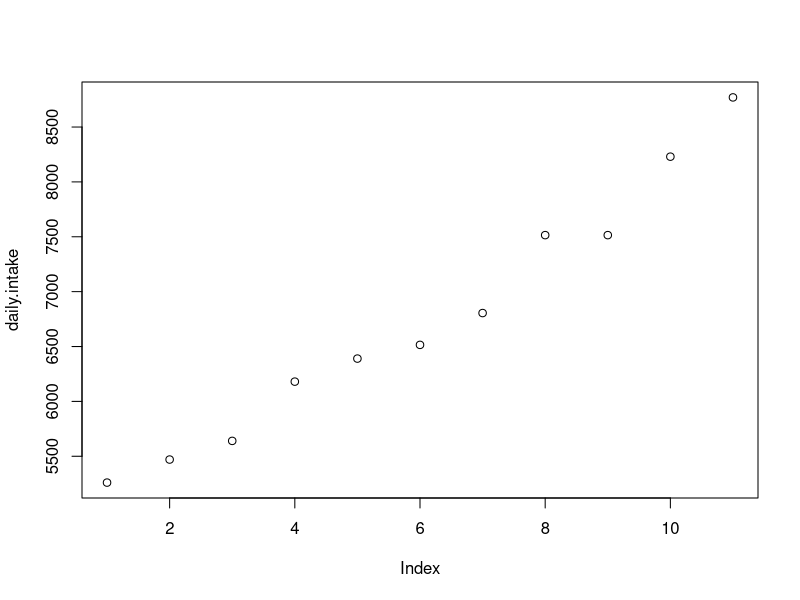
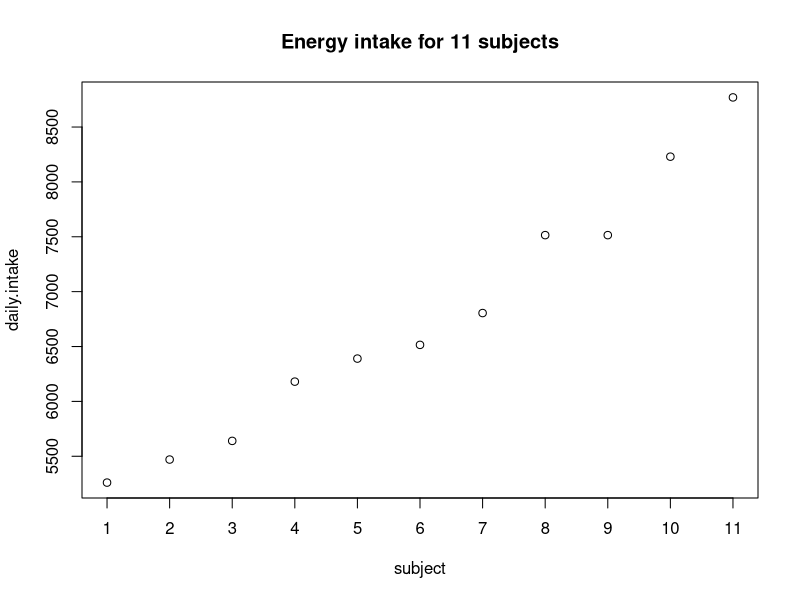

Recreate these plots in R, in order. (Note: this script raises an error after producing the figures.)
### Daily energy intake in kJ for 11 women (Altman, 1991)
### One-sample t test

daily.intake <- c(5260,5470,5640,6180,6390,6515,
6805,7515,7515,8230,8770)

##x11()
plot(daily.intake)   # unsatisfactory
#graphics.off()   # close plot

#x11()
plot(daily.intake,xlab="subject",xaxt="n",main="Energy intake for 11 subjects")
# xaxt="n" suppresses plotting of axis
axis(1,at=seq(1,11,1))
# puts one tick mark per subject
#graphics.off()   # close plot

mean(daily.intake)
sd(daily.intake)
quantile(daily.intake)
summary(daily.intake)  # curiously does not give stddev!

# Does the women's energy intake deviate significantly from
# a recommended value of 7725 kJ?

t.test(daily.intake,mu=7725)   # we reject H0 at 5% significance level

# Same question, but want a 99% confidence interval instead

t.test(daily.intake,mu=7725,conf.level=0.99)   # must accept H0 at 1% level

# Is the women's energy intake significantly less than
# a recommended value of 7725 kJ?

t.test(daily.intake,mu=7725,conf.level=0.99,alt="l")   # we reject H0 at 1% level
                                                       # (just barely)

### Energy expenditure in groups of lean & obese women
### Two-sample t test

energy <- read.delim("energy.txt",header=TRUE)

# must use forward slash /, not backslash \, when specifying
# pathnames as above

energy                   # a dataframe
str(energy)              # structure (like PROC CONTENTS)
summary(energy)          # summary (like PROC MEANS & PROC FREQ)
str(energy$expend)            # overview of one variable at a time
summary(energy$expend)
str(energy$stature)  
summary(energy$stature)
tapply(energy$expend,energy$stature,summary)         # cross tabs
#x11()
plot(energy$expend~energy$stature,main="Plot of Energy Data")     # parallel boxplots
       # plot understood to be boxplot; tilde (~) to be explained later
#graphics.off()   # close plot

# It's inconvenient to be carrying "energy$" everywhere!  

tapply(expend,stature,summary)  # fails
plot(expend~stature)            # fails

search()        # objects in the workspace

attach(energy)
tapply(expend,stature,summary)  # now works
#x11()
plot(expend~stature,main="Plot of Energy Data")     # now works
#graphics.off()   # close plot

search()        # our dataset now added (no. 2 in search path)
                # detach(energy) would undo what we just did

# Is there a significant difference in energy levels between the two groups?

t.test(expend~stature)  # Welch's variant of t-test: variances not assumed equal

# tilde (~) means here that 'expend' is described by 'stature'

t.test(expend~stature, var.equal=TRUE)  # textbook t-test: variances assumed equal

# F test for comparing variances

var.test(expend~stature)

detach(energy)        # tidy up
search()

### Ventricular shortening velocity & blood glucose for diabetes patients
### Simple linear regression

thuesen <- read.delim("thuesen.txt",header=TRUE)

thuesen                  # another dataframe
str(thuesen)
summary(thuesen)

attach(thuesen)          # as before, for convenience

lm(short.velocity~blood.glucose)  # very brief output!

# much more information is seen via various extractor functions

summary(lm(short.velocity~blood.glucose))

#x11()
plot(short.velocity~blood.glucose,main="Plot of Thuesen Data")
abline(lm(short.velocity~blood.glucose), col="red", lwd="2")

# draws lines based on the intercept & slope (a & b)

# two more extractor functions

ff <- fitted(lm(short.velocity~blood.glucose))  # y-values we expect for observed x-values,
#points(blood.glucose, ff)      # this doesn't work, b/c we have missing data in our dataset



resid(lm(short.velocity~blood.glucose))   # vertical distances between obs & fit

# wish to visualize the residuals; memorize the above two vectors

FIT <- fitted(lm(short.velocity~blood.glucose))
RES <- resid(lm(short.velocity~blood.glucose))

segments(blood.glucose,FIT,
blood.glucose,short.velocity)    # (x1,y1,x2,y2)

# completely WRONG!  what could possibly be causing such mis-match?

# note that 16th point is missing (empty between 15th & 17th points)
# up to now, we've been careless about NAs (the agony of missing data!)
# to overlay the residuals on the plot, we must be more careful

#graphics.off()   # close plot

getOption("na.action")
options(na.action="na.exclude")      # pads FIT & RES with NAs in 16th slot

FIT <- fitted(lm(short.velocity~blood.glucose))
RES <- resid(lm(short.velocity~blood.glucose))
FIT
RES

#x11()
plot(short.velocity~blood.glucose,main="Plot of Thuesen Data")
abline(lm(short.velocity~blood.glucose), col="red", lwd="2")

segments(blood.glucose,FIT,
blood.glucose,short.velocity)    # (x1,y1,x2,y2)

#graphics.off()   # close plot

{
  #x11()
  qqnorm(RES)       # graphical test of residual normality
  qqline(RES)       # anchor line at the quartiles
}

#graphics.off()   # close plot

cor(blood.glucose,short.velocity)   # fails because of missing datapoint

cor(blood.glucose,short.velocity,use="complete.obs")  # different option

# Is this correlation significantly different from zero?

cor.test(blood.glucose,short.velocity,use="complete.obs")    # reject H0 at 5% significance level

cor.test(blood.glucose,short.velocity,use="complete.obs",conf.level=0.99)   # must accept H0 at 1% level

options(na.action="na.omit")    # tidy up (return to default setting)

# see http://biostat.mc.vanderbilt.edu/wiki/Main/PlottingModelResults
# for more about the residual/fitted values plotting example above 

# see also P. Dalgaard "Introductory Statistics with R" (available
# online under Course Resources



